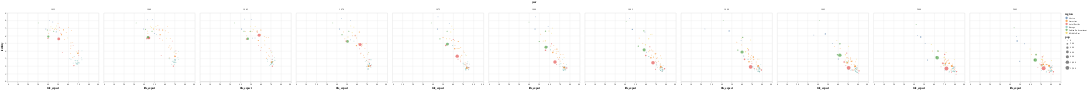

The cell this chart's notebook holds for it:
### Code cell
chart = alt.Chart(
    df
).mark_circle(
).encode(
    x='life_expect',
    y='fertility',
    color='region:N',
    size=alt.Size('pop', scale=alt.Scale(range=[10, 300])),
    tooltip=['country', 'region', 'pop', 'fertility', 'life_expect', 'year'],
    column='year',  # facet by year
)

chart.display()

### Figure 1 — Vega-Lite specification as saved in the notebook (floating-point values rounded to 4 significant figures; data arrays with more than 128 entries replaced by an {"elided": "..."} marker saying what was removed)
{"$schema": "https://vega.github.io/schema/vega-lite/v3.4.0.json", "config": {"mark": {"tooltip": null}, "view": {"height": 300, "width": 400}}, "data": {"name": "data-0daee3fd6be6fcabe993c518fbcc58b6"}, "datasets": {"data-0daee3fd6be6fcabe993c518fbcc58b6": {"elided": "693 records"}}, "encoding": {"color": {"field": "region", "type": "nominal"}, "column": {"field": "year", "type": "quantitative"}, "size": {"field": "pop", "scale": {"range": [10, 300]}, "type": "quantitative"}, "tooltip": [{"field": "country", "type": "nominal"}, {"field": "region", "type": "nominal"}, {"field": "pop", "type": "quantitative"}, {"field": "fertility", "type": "quantitative"}, {"field": "life_expect", "type": "quantitative"}, {"field": "year", "type": "quantitative"}], "x": {"field": "life_expect", "type": "quantitative"}, "y": {"field": "fertility", "type": "quantitative"}}, "mark": "circle"}
